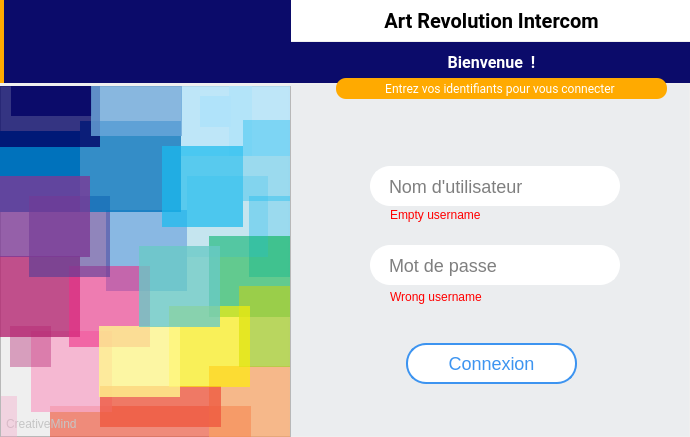
<?xml version="1.0" encoding="UTF-8"?>
<ui version="4.0">
 <class>LoginWindow</class>
 <widget class="QWidget" name="LoginWindow">
  <property name="geometry">
   <rect>
    <x>0</x>
    <y>0</y>
    <width>690</width>
    <height>437</height>
   </rect>
  </property>
  <property name="minimumSize">
   <size>
    <width>690</width>
    <height>437</height>
   </size>
  </property>
  <property name="maximumSize">
   <size>
    <width>690</width>
    <height>437</height>
   </size>
  </property>
  <property name="windowTitle">
   <string>AR Intercom - Connexion</string>
  </property>
  <property name="windowIcon">
   <iconset resource="../resources/img.qrc">
    <normaloff>:/icons/icons/ARsoftlogo.png</normaloff>:/icons/icons/ARsoftlogo.png</iconset>
  </property>
  <widget class="QLineEdit" name="log_password">
   <property name="geometry">
    <rect>
     <x>370</x>
     <y>245</y>
     <width>250</width>
     <height>40</height>
    </rect>
   </property>
   <property name="styleSheet">
    <string notr="true">QLineEdit{
	border:2px solid; 
	border-radius:20px;
	font-size:18px;
	padding-left:15px;
	padding-right:15px; 
	border-color:#FFF; 
	background-color:#FFFFFF;}

QLineEdit:hover,  QLineEdit:focus{
	border-color: rgba(57, 146, 240, 180); 
}</string>
   </property>
   <property name="text">
    <string/>
   </property>
   <property name="echoMode">
    <enum>QLineEdit::Password</enum>
   </property>
   <property name="placeholderText">
    <string>Mot de passe</string>
   </property>
  </widget>
  <widget class="QLabel" name="welcome_log">
   <property name="geometry">
    <rect>
     <x>291</x>
     <y>42</y>
     <width>401</width>
     <height>41</height>
    </rect>
   </property>
   <property name="minimumSize">
    <size>
     <width>0</width>
     <height>41</height>
    </size>
   </property>
   <property name="maximumSize">
    <size>
     <width>16777215</width>
     <height>41</height>
    </size>
   </property>
   <property name="styleSheet">
    <string notr="true">background-color: rgb(11, 11, 106);
color: rgb(255, 255, 255);font-size:16px; font-weight:bold; font-family:Roboto ;</string>
   </property>
   <property name="text">
    <string>Bienvenue  !</string>
   </property>
   <property name="alignment">
    <set>Qt::AlignCenter</set>
   </property>
  </widget>
  <widget class="QLabel" name="multi_logo_background">
   <property name="geometry">
    <rect>
     <x>288</x>
     <y>85</y>
     <width>401</width>
     <height>351</height>
    </rect>
   </property>
   <property name="styleSheet">
    <string notr="true">background-color: rgba(57, 146, 240, 5);
background-image: url(:/icons/icons/multilogo.png);</string>
   </property>
   <property name="text">
    <string/>
   </property>
  </widget>
  <widget class="QLabel" name="psw_warning">
   <property name="geometry">
    <rect>
     <x>390</x>
     <y>289</y>
     <width>151</width>
     <height>16</height>
    </rect>
   </property>
   <property name="styleSheet">
    <string notr="true">color:red;
font-size:12px;</string>
   </property>
   <property name="text">
    <string>Wrong username</string>
   </property>
  </widget>
  <widget class="QLabel" name="logo_log">
   <property name="geometry">
    <rect>
     <x>0</x>
     <y>0</y>
     <width>291</width>
     <height>83</height>
    </rect>
   </property>
   <property name="minimumSize">
    <size>
     <width>291</width>
     <height>83</height>
    </size>
   </property>
   <property name="maximumSize">
    <size>
     <width>291</width>
     <height>83</height>
    </size>
   </property>
   <property name="styleSheet">
    <string notr="true">border-left:4px solid;
border-left-color: rgb(255, 170, 0);
background-color: rgb(11, 11, 106);
image: url(:/icons/icons/ARsoftlogo.png);
</string>
   </property>
   <property name="text">
    <string/>
   </property>
  </widget>
  <widget class="QLineEdit" name="log_username">
   <property name="geometry">
    <rect>
     <x>370</x>
     <y>166</y>
     <width>250</width>
     <height>40</height>
    </rect>
   </property>
   <property name="styleSheet">
    <string notr="true">QLineEdit{
	border:2px solid; 
	border-radius:20px;
	font-size:18px;
	padding-left:15px;
	padding-right:15px; 
	border-color:#FFF; 
	background-color:#FFFFFF;}

QLineEdit:hover,  QLineEdit:focus{
	border-color: rgba(57, 146, 240, 180); 
}</string>
   </property>
   <property name="placeholderText">
    <string>Nom d'utilisateur</string>
   </property>
  </widget>
  <widget class="QPushButton" name="connect_log">
   <property name="geometry">
    <rect>
     <x>406</x>
     <y>343</y>
     <width>171</width>
     <height>41</height>
    </rect>
   </property>
   <property name="styleSheet">
    <string notr="true">QPushButton{
	border:2px solid rgba(57, 146, 240, 250);
	border-radius:20px; 
	font-size:18px; 
	padding-left:15px;
	padding-right:15px; 
	background-color:#FFFFFF;
	color:rgba(57, 146, 240, 250);
}

QPushButton:hover{
	font-weight:bold;
	background-color: rgba(57, 146, 240, 250);
	color:#FFFFFF;
}</string>
   </property>
   <property name="text">
    <string>Connexion</string>
   </property>
  </widget>
  <widget class="QLabel" name="main_title_log">
   <property name="geometry">
    <rect>
     <x>291</x>
     <y>0</y>
     <width>401</width>
     <height>41</height>
    </rect>
   </property>
   <property name="minimumSize">
    <size>
     <width>0</width>
     <height>41</height>
    </size>
   </property>
   <property name="maximumSize">
    <size>
     <width>16777215</width>
     <height>41</height>
    </size>
   </property>
   <property name="styleSheet">
    <string notr="true">color: rgb(0, 0, 0);background-color: rgb(255, 255, 255);font-size:20px; font-weight:bold; font-family: Kirvy ,Roboto ;</string>
   </property>
   <property name="text">
    <string>Art Revolution Intercom</string>
   </property>
   <property name="alignment">
    <set>Qt::AlignCenter</set>
   </property>
  </widget>
  <widget class="QFrame" name="multicolor">
   <property name="geometry">
    <rect>
     <x>0</x>
     <y>86</y>
     <width>291</width>
     <height>351</height>
    </rect>
   </property>
   <property name="minimumSize">
    <size>
     <width>291</width>
     <height>351</height>
    </size>
   </property>
   <property name="maximumSize">
    <size>
     <width>291</width>
     <height>351</height>
    </size>
   </property>
   <property name="styleSheet">
    <string notr="true"/>
   </property>
   <property name="frameShape">
    <enum>QFrame::StyledPanel</enum>
   </property>
   <property name="frameShadow">
    <enum>QFrame::Raised</enum>
   </property>
   <widget class="QLabel" name="logo_20">
    <property name="geometry">
     <rect>
      <x>31</x>
      <y>245</y>
      <width>81</width>
      <height>81</height>
     </rect>
    </property>
    <property name="styleSheet">
     <string notr="true">background-color: rgba(246, 168, 202, 200);</string>
    </property>
    <property name="text">
     <string/>
    </property>
   </widget>
   <widget class="QLabel" name="logo_10">
    <property name="geometry">
     <rect>
      <x>106</x>
      <y>124</y>
      <width>81</width>
      <height>81</height>
     </rect>
    </property>
    <property name="styleSheet">
     <string notr="true">background-color: rgba(137, 184, 227, 254);</string>
    </property>
    <property name="text">
     <string/>
    </property>
   </widget>
   <widget class="QLabel" name="logo_4">
    <property name="geometry">
     <rect>
      <x>-1</x>
      <y>45</y>
      <width>81</width>
      <height>81</height>
     </rect>
    </property>
    <property name="styleSheet">
     <string notr="true">background-color: rgb(0, 114, 188);
</string>
    </property>
    <property name="text">
     <string/>
    </property>
   </widget>
   <widget class="QLabel" name="logo_12">
    <property name="geometry">
     <rect>
      <x>-1</x>
      <y>170</y>
      <width>81</width>
      <height>81</height>
     </rect>
    </property>
    <property name="styleSheet">
     <string notr="true">
background-color: rgba(179, 34, 111, 200);
</string>
    </property>
    <property name="text">
     <string/>
    </property>
   </widget>
   <widget class="QLabel" name="logo_19">
    <property name="geometry">
     <rect>
      <x>209</x>
      <y>280</y>
      <width>81</width>
      <height>81</height>
     </rect>
    </property>
    <property name="styleSheet">
     <string notr="true">
background-color: rgba(249, 161, 97, 180);</string>
    </property>
    <property name="text">
     <string/>
    </property>
   </widget>
   <widget class="QLabel" name="logo_13">
    <property name="geometry">
     <rect>
      <x>69</x>
      <y>180</y>
      <width>81</width>
      <height>81</height>
     </rect>
    </property>
    <property name="styleSheet">
     <string notr="true">background-color: rgba(238, 44, 135, 150);</string>
    </property>
    <property name="text">
     <string/>
    </property>
   </widget>
   <widget class="QLabel" name="logo_6">
    <property name="geometry">
     <rect>
      <x>29</x>
      <y>110</y>
      <width>81</width>
      <height>81</height>
     </rect>
    </property>
    <property name="styleSheet">
     <string notr="true">background-color: rgba(78, 59, 151, 150);</string>
    </property>
    <property name="text">
     <string/>
    </property>
   </widget>
   <widget class="QLabel" name="logo_8">
    <property name="geometry">
     <rect>
      <x>80</x>
      <y>35</y>
      <width>101</width>
      <height>91</height>
     </rect>
    </property>
    <property name="styleSheet">
     <string notr="true">background-color: rgba(0, 114, 188, 200);
</string>
    </property>
    <property name="text">
     <string/>
    </property>
   </widget>
   <widget class="QLabel" name="logo_27">
    <property name="geometry">
     <rect>
      <x>181</x>
      <y>-1</y>
      <width>71</width>
      <height>71</height>
     </rect>
    </property>
    <property name="styleSheet">
     <string notr="true">background-color: rgba(176, 227, 250, 200);</string>
    </property>
    <property name="text">
     <string/>
    </property>
   </widget>
   <widget class="QLabel" name="logo_25">
    <property name="geometry">
     <rect>
      <x>11</x>
      <y>-1</y>
      <width>81</width>
      <height>31</height>
     </rect>
    </property>
    <property name="styleSheet">
     <string notr="true">background-color: rgba(0, 0, 100, 200);</string>
    </property>
    <property name="text">
     <string/>
    </property>
   </widget>
   <widget class="QLabel" name="logo_28">
    <property name="geometry">
     <rect>
      <x>229</x>
      <y>-1</y>
      <width>61</width>
      <height>71</height>
     </rect>
    </property>
    <property name="styleSheet">
     <string notr="true">background-color: rgba(176, 227, 250, 200);</string>
    </property>
    <property name="text">
     <string/>
    </property>
   </widget>
   <widget class="QLabel" name="logo_24">
    <property name="geometry">
     <rect>
      <x>249</x>
      <y>110</y>
      <width>41</width>
      <height>81</height>
     </rect>
    </property>
    <property name="styleSheet">
     <string notr="true">background-color: rgba(25, 187, 238, 100);
</string>
    </property>
    <property name="text">
     <string/>
    </property>
   </widget>
   <widget class="QLabel" name="logo_16">
    <property name="geometry">
     <rect>
      <x>209</x>
      <y>150</y>
      <width>81</width>
      <height>81</height>
     </rect>
    </property>
    <property name="styleSheet">
     <string notr="true">background-color: rgba(0, 176, 76, 150);</string>
    </property>
    <property name="text">
     <string/>
    </property>
   </widget>
   <widget class="QLabel" name="logo_7">
    <property name="geometry">
     <rect>
      <x>187</x>
      <y>90</y>
      <width>81</width>
      <height>81</height>
     </rect>
    </property>
    <property name="styleSheet">
     <string notr="true">background-color: rgba(25, 187, 238, 50);
</string>
    </property>
    <property name="text">
     <string/>
    </property>
   </widget>
   <widget class="QLabel" name="logo_14">
    <property name="geometry">
     <rect>
      <x>10</x>
      <y>240</y>
      <width>41</width>
      <height>41</height>
     </rect>
    </property>
    <property name="styleSheet">
     <string notr="true">
background-color: rgba(179, 34, 111, 100);
</string>
    </property>
    <property name="text">
     <string/>
    </property>
   </widget>
   <widget class="QLabel" name="logo_23">
    <property name="geometry">
     <rect>
      <x>-1</x>
      <y>0</y>
      <width>101</width>
      <height>61</height>
     </rect>
    </property>
    <property name="styleSheet">
     <string notr="true">background-color: rgba(0, 0, 100, 200);</string>
    </property>
    <property name="text">
     <string/>
    </property>
   </widget>
   <widget class="QLabel" name="logo_22">
    <property name="geometry">
     <rect>
      <x>100</x>
      <y>300</y>
      <width>121</width>
      <height>41</height>
     </rect>
    </property>
    <property name="styleSheet">
     <string notr="true">background-color: rgba(247, 162, 135, 200);
background-color: rgba(239, 88, 63, 200);</string>
    </property>
    <property name="text">
     <string/>
    </property>
   </widget>
   <widget class="QLabel" name="logo_17">
    <property name="geometry">
     <rect>
      <x>239</x>
      <y>200</y>
      <width>51</width>
      <height>81</height>
     </rect>
    </property>
    <property name="styleSheet">
     <string notr="true">background-color: rgba(170, 207, 55, 200);</string>
    </property>
    <property name="text">
     <string/>
    </property>
   </widget>
   <widget class="QLabel" name="logo_9">
    <property name="geometry">
     <rect>
      <x>162</x>
      <y>60</y>
      <width>81</width>
      <height>81</height>
     </rect>
    </property>
    <property name="styleSheet">
     <string notr="true">background-color: rgba(25, 187, 238, 180);
</string>
    </property>
    <property name="text">
     <string/>
    </property>
   </widget>
   <widget class="QLabel" name="logo_18">
    <property name="geometry">
     <rect>
      <x>169</x>
      <y>220</y>
      <width>81</width>
      <height>81</height>
     </rect>
    </property>
    <property name="styleSheet">
     <string notr="true">background-color: rgba(255, 240, 0, 160);</string>
    </property>
    <property name="text">
     <string/>
    </property>
   </widget>
   <widget class="QLabel" name="logo_26">
    <property name="geometry">
     <rect>
      <x>91</x>
      <y>-1</y>
      <width>91</width>
      <height>51</height>
     </rect>
    </property>
    <property name="styleSheet">
     <string notr="true">background-color: rgba(107, 167, 218, 200);</string>
    </property>
    <property name="text">
     <string/>
    </property>
   </widget>
   <widget class="QLabel" name="logo_21">
    <property name="geometry">
     <rect>
      <x>99</x>
      <y>240</y>
      <width>81</width>
      <height>71</height>
     </rect>
    </property>
    <property name="styleSheet">
     <string notr="true">background-color: rgba(255, 247, 142, 200);</string>
    </property>
    <property name="text">
     <string/>
    </property>
   </widget>
   <widget class="QLabel" name="logo_15">
    <property name="geometry">
     <rect>
      <x>139</x>
      <y>160</y>
      <width>81</width>
      <height>81</height>
     </rect>
    </property>
    <property name="styleSheet">
     <string notr="true">background-color: rgba(105, 201, 198, 200);</string>
    </property>
    <property name="text">
     <string/>
    </property>
   </widget>
   <widget class="QLabel" name="logo_11">
    <property name="geometry">
     <rect>
      <x>-1</x>
      <y>90</y>
      <width>91</width>
      <height>81</height>
     </rect>
    </property>
    <property name="styleSheet">
     <string notr="true">background-color: rgba(124, 56, 149, 200);
</string>
    </property>
    <property name="text">
     <string/>
    </property>
   </widget>
   <widget class="QLabel" name="logo_5">
    <property name="geometry">
     <rect>
      <x>243</x>
      <y>34</y>
      <width>47</width>
      <height>81</height>
     </rect>
    </property>
    <property name="styleSheet">
     <string notr="true">background-color: rgba(25, 187, 238, 100);
</string>
    </property>
    <property name="text">
     <string/>
    </property>
   </widget>
   <widget class="QLabel" name="logo_29">
    <property name="geometry">
     <rect>
      <x>200</x>
      <y>10</y>
      <width>31</width>
      <height>31</height>
     </rect>
    </property>
    <property name="styleSheet">
     <string notr="true">background-color: rgba(176, 227, 250, 255);</string>
    </property>
    <property name="text">
     <string/>
    </property>
   </widget>
   <widget class="QLabel" name="logo_30">
    <property name="geometry">
     <rect>
      <x>50</x>
      <y>320</y>
      <width>201</width>
      <height>31</height>
     </rect>
    </property>
    <property name="styleSheet">
     <string notr="true">
background-color: rgba(239, 88, 63, 170);</string>
    </property>
    <property name="text">
     <string/>
    </property>
   </widget>
   <widget class="QLabel" name="label">
    <property name="geometry">
     <rect>
      <x>6</x>
      <y>330</y>
      <width>81</width>
      <height>16</height>
     </rect>
    </property>
    <property name="styleSheet">
     <string notr="true">QLabel{
	color:#C5C5C5;	
}</string>
    </property>
    <property name="text">
     <string>CreativeMind</string>
    </property>
   </widget>
   <zorder>logo_30</zorder>
   <zorder>logo_20</zorder>
   <zorder>logo_10</zorder>
   <zorder>logo_4</zorder>
   <zorder>logo_12</zorder>
   <zorder>logo_19</zorder>
   <zorder>logo_13</zorder>
   <zorder>logo_6</zorder>
   <zorder>logo_8</zorder>
   <zorder>logo_27</zorder>
   <zorder>logo_25</zorder>
   <zorder>logo_28</zorder>
   <zorder>logo_24</zorder>
   <zorder>logo_16</zorder>
   <zorder>logo_7</zorder>
   <zorder>logo_14</zorder>
   <zorder>logo_23</zorder>
   <zorder>logo_22</zorder>
   <zorder>logo_17</zorder>
   <zorder>logo_9</zorder>
   <zorder>logo_18</zorder>
   <zorder>logo_26</zorder>
   <zorder>logo_21</zorder>
   <zorder>logo_15</zorder>
   <zorder>logo_11</zorder>
   <zorder>logo_5</zorder>
   <zorder>logo_29</zorder>
   <zorder>label</zorder>
  </widget>
  <widget class="QLabel" name="connect_now">
   <property name="geometry">
    <rect>
     <x>336</x>
     <y>78</y>
     <width>331</width>
     <height>21</height>
    </rect>
   </property>
   <property name="minimumSize">
    <size>
     <width>301</width>
     <height>21</height>
    </size>
   </property>
   <property name="styleSheet">
    <string notr="true">color: rgb(255, 255, 255);
font-size:12px; font-family:Roboto ;
background-color: rgb(255, 170, 0);
border-radius:10px;</string>
   </property>
   <property name="text">
    <string>Entrez vos identifiants pour vous connecter </string>
   </property>
   <property name="alignment">
    <set>Qt::AlignCenter</set>
   </property>
  </widget>
  <widget class="QLabel" name="logo_31">
   <property name="geometry">
    <rect>
     <x>1</x>
     <y>396</y>
     <width>16</width>
     <height>41</height>
    </rect>
   </property>
   <property name="styleSheet">
    <string notr="true">background-color: rgba(246, 168, 202, 100);</string>
   </property>
   <property name="text">
    <string/>
   </property>
  </widget>
  <widget class="QLabel" name="name_warning">
   <property name="geometry">
    <rect>
     <x>390</x>
     <y>207</y>
     <width>151</width>
     <height>16</height>
    </rect>
   </property>
   <property name="styleSheet">
    <string notr="true">color:red;
font-size:12px;</string>
   </property>
   <property name="text">
    <string>Empty username</string>
   </property>
  </widget>
  <widget class="QPushButton" name="toogle_button">
   <property name="geometry">
    <rect>
     <x>577</x>
     <y>254</y>
     <width>24</width>
     <height>24</height>
    </rect>
   </property>
   <property name="focusPolicy">
    <enum>Qt::NoFocus</enum>
   </property>
   <property name="styleSheet">
    <string notr="true">QPushButton{
	        image: url(:/cils/cils/cil_vision.png);
            background:none;
            border:none;}

QPushButton:hover{
            image: url(:/cils/cils/cil_low_vision.png);
            background:none;
            border:none;}</string>
   </property>
   <property name="text">
    <string/>
   </property>
  </widget>
  <zorder>multi_logo_background</zorder>
  <zorder>log_password</zorder>
  <zorder>welcome_log</zorder>
  <zorder>psw_warning</zorder>
  <zorder>logo_log</zorder>
  <zorder>log_username</zorder>
  <zorder>connect_log</zorder>
  <zorder>main_title_log</zorder>
  <zorder>multicolor</zorder>
  <zorder>connect_now</zorder>
  <zorder>logo_31</zorder>
  <zorder>name_warning</zorder>
  <zorder>toogle_button</zorder>
 </widget>
 <tabstops>
  <tabstop>log_username</tabstop>
  <tabstop>log_password</tabstop>
  <tabstop>connect_log</tabstop>
 </tabstops>
 <resources>
  <include location="../resources/img.qrc"/>
 </resources>
 <connections>
  <connection>
   <sender>log_password</sender>
   <signal>returnPressed()</signal>
   <receiver>connect_log</receiver>
   <slot>click()</slot>
   <hints>
    <hint type="sourcelabel">
     <x>511</x>
     <y>276</y>
    </hint>
    <hint type="destinationlabel">
     <x>484</x>
     <y>360</y>
    </hint>
   </hints>
  </connection>
 </connections>
</ui>
